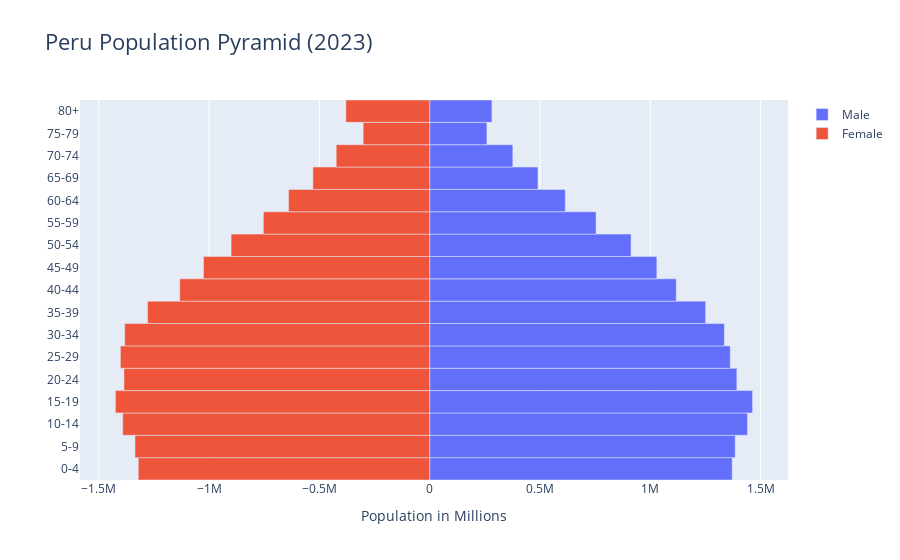

The cell this chart's notebook holds for it:
### Code cell
population_pyramid(2023, "Peru")

### Figure 1 — Plotly figure (JSON) as saved in the notebook; plotly's stock layout.template omitted (floating-point values rounded to 4 significant figures)
{"data": [{"name": "Male", "orientation": "h", "type": "bar", "x": [1371000.0, 1384000.0, 1440000.0, 1463000.0, 1392000.0, 1362000.0, 1335000.0, 1251000.0, 1117000.0, 1029000.0, 912500.0, 754000.0, 614400.0, 490700.0, 376600.0, 259100.0, 282000.0], "y": ["0-4", "5-9", "10-14", "15-19", "20-24", "25-29", "30-34", "35-39", "40-44", "45-49", "50-54", "55-59", "60-64", "65-69", "70-74", "75-79", "80+"]}, {"name": "Female", "orientation": "h", "type": "bar", "x": [-1321000.0, -1336000.0, -1391000.0, -1425000.0, -1386000.0, -1402000.0, -1383000.0, -1279000.0, -1133000.0, -1025000.0, -900200.0, -754000.0, -639900.0, -529600.0, -424000.0, -301600.0, -379900.0], "y": ["0-4", "5-9", "10-14", "15-19", "20-24", "25-29", "30-34", "35-39", "40-44", "45-49", "50-54", "55-59", "60-64", "65-69", "70-74", "75-79", "80+"]}], "layout": {"bargap": 0, "bargroupgap": 0, "barmode": "relative", "title": {"font": {"size": 22}, "text": "Peru Population Pyramid (2023)"}, "xaxis": {"title": {"font": {"size": 14}, "text": "Population in Millions"}}}}
